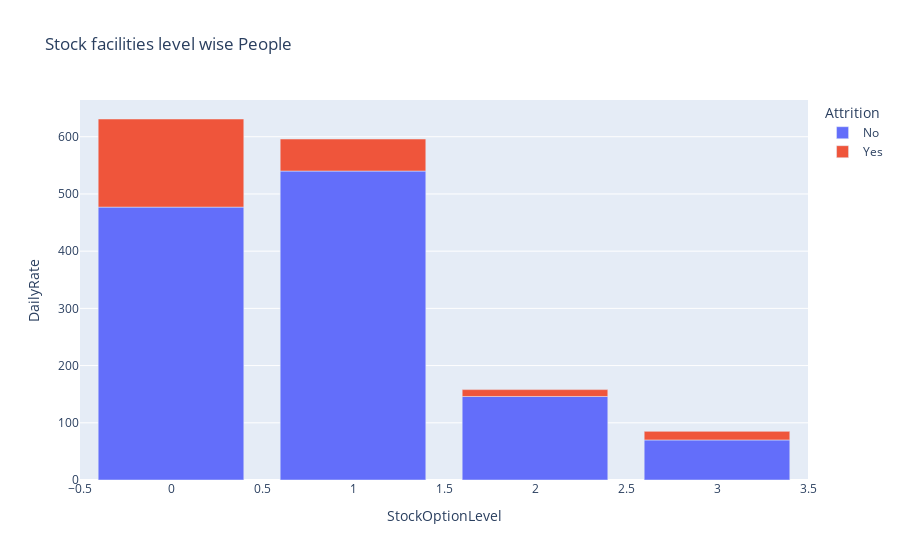

Here is the notebook cell this chart was saved with:
### Markdown cell above
# Does company stocks for employees impact attrition?

### Code cell
stock_attrition=data.groupby(['StockOptionLevel','Attrition']).count()['DailyRate'].reset_index()
px.bar(stock_attrition,x='StockOptionLevel',y='DailyRate',color='Attrition',title='Stock facilities level wise People')

### Figure 1 — Plotly figure (JSON) as saved in the notebook; plotly's stock layout.template omitted (floating-point values rounded to 4 significant figures)
{"data": [{"alignmentgroup": "True", "hovertemplate": "Attrition=No<br>StockOptionLevel=%{x}<br>DailyRate=%{y}<extra></extra>", "legendgroup": "No", "marker": {"color": "#636efa", "pattern": {"shape": ""}}, "name": "No", "offsetgroup": "No", "orientation": "v", "showlegend": true, "textposition": "auto", "type": "bar", "x": [0, 1, 2, 3], "xaxis": "x", "y": [477, 540, 146, 70], "yaxis": "y"}, {"alignmentgroup": "True", "hovertemplate": "Attrition=Yes<br>StockOptionLevel=%{x}<br>DailyRate=%{y}<extra></extra>", "legendgroup": "Yes", "marker": {"color": "#EF553B", "pattern": {"shape": ""}}, "name": "Yes", "offsetgroup": "Yes", "orientation": "v", "showlegend": true, "textposition": "auto", "type": "bar", "x": [0, 1, 2, 3], "xaxis": "x", "y": [154, 56, 12, 15], "yaxis": "y"}], "layout": {"barmode": "relative", "legend": {"title": {"text": "Attrition"}, "tracegroupgap": 0}, "title": {"text": "Stock facilities level wise People"}, "xaxis": {"anchor": "y", "domain": [0, 1], "title": {"text": "StockOptionLevel"}}, "yaxis": {"anchor": "x", "domain": [0, 1], "title": {"text": "DailyRate"}}}}
